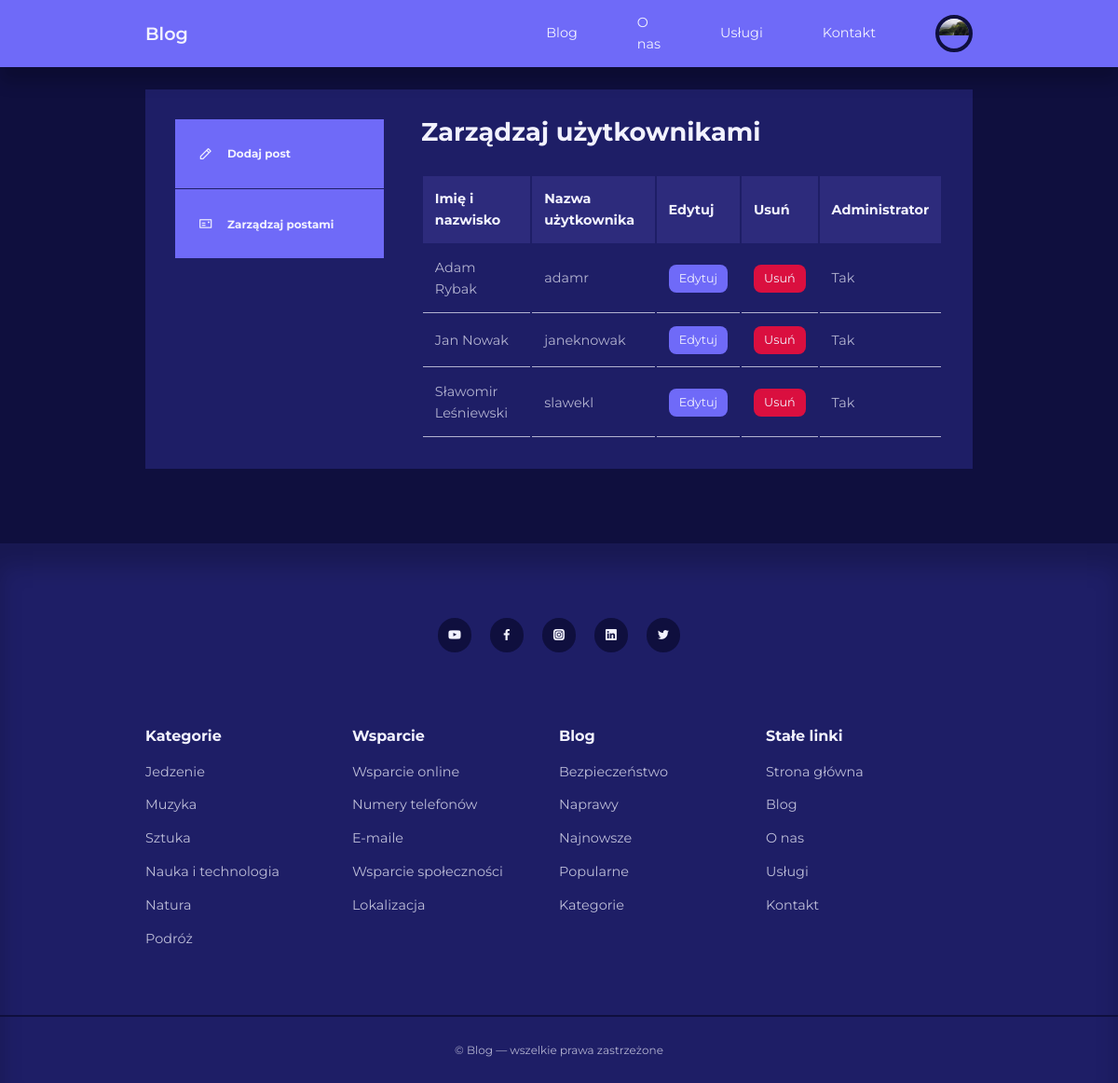
Screenshot of /admin/manage-users.php (signed in) with the database file from the repository.
### tables this page shows
CREATE TABLE `users` (
  `id` int(11) UNSIGNED NOT NULL,
  `firstname` varchar(50) NOT NULL,
  `lastname` varchar(50) NOT NULL,
  `username` varchar(50) NOT NULL,
  `email` varchar(100) NOT NULL,
  `password` varchar(255) NOT NULL,
  `avatar` varchar(255) NOT NULL,
  `is_admin` tinyint(1) NOT NULL
);

CREATE TABLE `categories` (
  `id` int(11) UNSIGNED NOT NULL,
  `title` varchar(50) NOT NULL,
  `description` varchar(255) NOT NULL
);

### admin/partials/header.php (called while the page is built, shortened)
<?php
require '../partials/header.php';

### admin/manage-users.php (the view, shortened to what this page needs)
<?php
    include 'partials/header.php';
    $curren_admin_id = $_SESSION['user-id'];
    $query = "SELECT * FROM users WHERE NOT id=$curren_admin_id";
    $users = mysqli_query($connection, $query);
?>
<section class="dashboard">
    <div class="container dashboard__container">
        <aside>
            <ul>
                <li>
                    <a href="add-post.php">
                        <i class="uil uil-pen"></i>
                        <h5>Dodaj post</h5>
                    </a>
                </li>
                <li>
                    <a href="index.php">
                        <i class="uil uil-postcard"></i>
                        <h5>Zarządzaj postami</h5>
                    </a>
                </li>
            </ul>
        </aside>
        <main>
            <h2>Zarządzaj użytkownikami</h2>
            <?php if(mysqli_num_rows($users) > 0): ?>
            <table>
                <thead>
                    <tr>
                        <th>Imię i nazwisko</th>
                        <th>Nazwa użytkownika</th>
                        <th>Edytuj</th>
                        <th>Usuń</th>
                        <th>Administrator</th>
                    </tr>
                </thead>
                <tbody>
                    <?php while($user = mysqli_fetch_assoc($users)): ?>
                        <tr>
                            <td><?= "{$user['firstname']}"." "."{$user['lastname']}"  ?></td>
                            <td><?= $user['username'] ?></td>
                            <td><a href="<?= ROOT__URL ?>admin/edit-user.php?id=<?= $user['id'] ?>" class="btn sm">Edytuj</a></td>
                            <td><a href="<?= ROOT__URL ?>admin/delete-user.php?id=<?= $user['id'] ?>" class="btn sm danger">Usuń</a></td>
                            <td><?= $user['is_admin'] ? 'Tak' : 'Nie' ?></td>
                        </tr>
                    <?php endwhile ?>
                </tbody>
            </table>
            <?php else: ?>
                <div class="alert__message error"><?= "Brak użytkowników" ?></div>
            <?php endif ?>
        </main>
    </div>
</section>
<?php
    include '../partials/footer.php';
?>

### partials/header.php (shortened to what this page needs)
<?php
require 'config/database.php';
if (isset($_SESSION['user-id'])) {
    $id = filter_var($_SESSION['user-id'], FILTER_SANITIZE_NUMBER_INT);
    $query = "SELECT avatar FROM users WHERE id='$id'";
    $result = mysqli_query($connection, $query);
    $avatar = mysqli_fetch_assoc($result);
}
?>
<!DOCTYPE html>
<html lang="pl">
<head>
    <link rel="stylesheet" href="<?= ROOT__URL  ?>css/style.css">
    <link rel="stylesheet" href="https://unicons.iconscout.com/release/v4.0.0/css/line.css">
</head>
<body>
    <nav>
        <div class="container nav__container">
            <a href="<?= ROOT__URL  ?>" class="nav__logo">Blog</a>
            <ul class="nav__items">
                <li><a href="<?= ROOT__URL  ?>blog.php">Blog</a></li>
                <li><a href="<?= ROOT__URL  ?>about.php">O nas</a></li>
                <li><a href="<?= ROOT__URL  ?>services.php">Usługi</a></li>
                <li><a href="<?= ROOT__URL  ?>contact.php">Kontakt</a></li>
                <?php if (isset($_SESSION['user-id'])): ?>
                    <li class="nav__profile">
                        <div class="avatar">
                            <img src="<?= ROOT__URL . 'images/' . $avatar['avatar'] ?>">
                        </div>
                    </li>
                <?php else: ?>
                    <li><a href="<?= ROOT__URL  ?>signin.php">Zaloguj się</a></li>
                <?php endif ?>
            </ul>
        </div>
    </nav>

### partials/footer.php (shortened to what this page needs)
<footer>
    <div class="footer__socials">
        <a href="https://youtube.com" target="_blank"><i class="uil uil-youtube"></i></a>
        <a href="https://facebook.com" target="_blank"><i class="uil uil-facebook-f"></i></a>
        <a href="https://instagram.com" target="_blank"><i class="uil uil-instagram-alt"></i></a>
        <a href="https://linkedin.com" target="_blank"><i class="uil uil-linkedin"></i></a>
        <a href="https://twitter.com" target="_blank"><i class="uil uil-twitter"></i></a>
    </div>
    <div class="container footer__container">
        <article>
            <h4>Kategorie</h4>
            <ul>
                <?php
                $all_catgegories_query = "SELECT * FROM categories";
                $all_catgegories_result = mysqli_query($connection, $all_catgegories_query);
                ?>
                <?php while ($category = mysqli_fetch_assoc($all_catgegories_result)): ?>
                    <li><a href="<?= ROOT__URL ?>category-posts.php?id=<?= $category['id'] ?>"><?= $category['title'] ?></a></li>
                <?php endwhile; ?>
            </ul>
        </article>
        <article>
            <h4>Wsparcie</h4>
            <ul>
                <li><a href="">Wsparcie&nbsp;online</a></li>
                <li><a href="">Numery&nbsp;telefonów</a></li>
                <li><a href="">E-maile</a></li>
                <li><a href="">Wsparcie&nbsp;społeczności</a></li>
                <li><a href="">Lokalizacja</a></li>
            </ul>
        </article>
        <article>
            <h4>Blog</h4>
            <ul>
                <li><a href="">Bezpieczeństwo</a></li>
                <li><a href="">Naprawy</a></li>
                <li><a href="">Najnowsze</a></li>
                <li><a href="">Popularne</a></li>
                <li><a href="">Kategorie</a></li>
            </ul>
        </article>
        <article>
            <h4>Stałe&nbsp;linki</h4>
            <ul>
                <li><a href="<?= ROOT__URL ?>">Strona&nbsp;główna</a></li>
                <li><a href="<?= ROOT__URL ?>blog.php">Blog</a></li>
                <li><a href="<?= ROOT__URL ?>about.php">O&nbsp;nas</a></li>
                <li><a href="<?= ROOT__URL ?>services.php">Usługi</a></li>
                <li><a href="<?= ROOT__URL ?>contact.php">Kontakt</a></li>
            </ul>
        </article>
    </div>
    <div class="footer__copyright">
        <small>&copy; Blog — wszelkie prawa zastrzeżone</small>
    </div>
</footer>
</body>
</html>

### css/style.css (style rules this page uses)
:root { --color-primary: #6f6af8; --color-primary-light: hsl(242, 91%, 69%, 18%); --color-primary-variant: #5854c7; --color-red: #da0f3f; --color-red-light: hsl(346, 87%, 46%, 15%); --color-green: #00c476; --color-green-light: hsl(156, 100%, 38%, 15%); --color-gray-900: #1e1e66; --color-gray-700: #2d2b7c; --color-gray-300: rgba(242, 242, 254, 0.3); --color-gray-200: rgba(242, 242, 254, 0.7); --color-white: #f2f2fe; --color-bg: #0f0f3e; --transition: all 300ms ease; --container-width-lg: 74%; --container-width-md: 88%; --form-width: 40%; --card-border-radius-1: 0.3rem; --card-border-radius-2: 0.5rem; --card-border-radius-3: 0.8rem; --card-border-radius-4: 2rem; --card-border-radius-5: 5rem; }
* { margin: 0; padding: 0; outline: 0; border: 0; appearance: 0; list-style: none; text-decoration: none; box-sizing: border-box; }
body { font-family: 'Montserrat', sans-serif; line-height: 1.6; color: var(--color-gray-200); overflow-x: hidden; background: var(--color-bg); font-size: 0.9rem; }
.container { width: var(--container-width-lg); max-width: 1800px; margin-inline: auto; }
section { margin-top: 3rem; width: 100vw; }
h1, h2, h3, h4, h5 { color: var(--color-white); line-height: 1.3; }
h2 { font-size: 1.7rem; margin: 1rem 0; }
h4 { font-size: 1rem; }
a { color: var(--color-white); transition: var(--transition); }
img { display: block; width: 100%; object-fit: contain; }
nav { background: var(--color-primary); width: 100vw; height: 4.5rem; position: fixed; top: 0; z-index: 10; box-shadow: 0 1rem 1rem rgba(0, 0, 0, 0.2); }
.nav__container { height: 100%; display: flex; align-items: center; justify-content: space-around; }
.avatar { width: 2.5rem; height: 2.5rem; border-radius: 50%; overflow: hidden; border: 0.3rem solid var(--color-bg); }
.nav__logo { font-weight: 600; font-size: 1.2rem; display: flex; width: 50%; justify-content: flex-start; }
.nav__items { display: flex; align-items: center; gap: 4rem; width: 50%; justify-content: flex-end; }
.nav__profile { position: relative; cursor: pointer; }
footer { background: var(--color-gray-900); padding: 5rem 0 0; box-shadow: inset 0 1.5rem 1.5rem rgba(0, 0, 0, 0.2); }
.footer__socials { margin-inline: auto; width: fit-content; margin-bottom: 5rem; display: flex; justify-content: space-between; align-items: center; gap: 1.2rem; }
.footer__socials a { background-color: var(--color-bg); border-radius: 50%; width: 2.3rem; height: 2.3rem; display: flex; align-items: center; justify-content: center; }
.footer__container { display: grid; grid-template-columns: repeat(4, 1fr); }
footer h4 { columns: var(--color-white); margin-bottom: 0.6rem; }
footer ul li { padding: 0.4rem 0; }
footer ul a { opacity: 0.75; }
.footer__copyright { text-align: center; padding: 1.5rem; border-top: 2px solid var(--color-bg); margin-top: 4rem; }
.btn { display: inline-block; width: fit-content; padding: 0.6rem 1.2rem; background-color: var(--color-primary); border-radius: var(--card-border-radius-2); cursor: pointer; transition: var(--transition); color: var(--color-white); }
.btn.sm { padding: 0.3rem 0.7rem; font-size: 0.8rem; }
.btn.danger { background-color: var(--color-red); }
.dashboard { margin-top: 6rem; }
.dashboard__container { display: grid; grid-template-columns: 14rem auto; gap: 1rem; background: var(--color-gray-900); padding: 2rem; margin-bottom: 5rem; }
.dashboard aside a { background: var(--color-primary); display: flex; gap: 1rem; align-items: center; padding: 1.6rem; }
.dashboard aside ul li:not(:last-child) a { border-bottom: 1px solid var(--color-gray-900); }
.dashboard main { margin-left: 1.5rem; }
.dashboard main h2 { margin: 0 0 2rem 0; line-height: 1; }
.dashboard main table { width: 100%; text-align: left; }
.dashboard main table th { background: var(--color-gray-700); padding: 0.8rem; color: var(--color-white); }
.dashboard main table td { padding: 0.8rem; border-bottom: 1px solid var(--color-gray-200); }

### rows the page displays
users: avatar (picture)
users: firstname "Adam", lastname "Rybak", username "adamr", is_admin "Tak"
users: firstname "Jan", lastname "Nowak", username "janeknowak", is_admin "Tak"
users: firstname "Sławomir", lastname "Leśniewski", username "slawekl", is_admin "Tak"
categories: title "Jedzenie"
categories: title "Muzyka"
categories: title "Sztuka"
categories: title "Nauka i technologia"
categories: title "Natura"
categories: title "Podróż"
